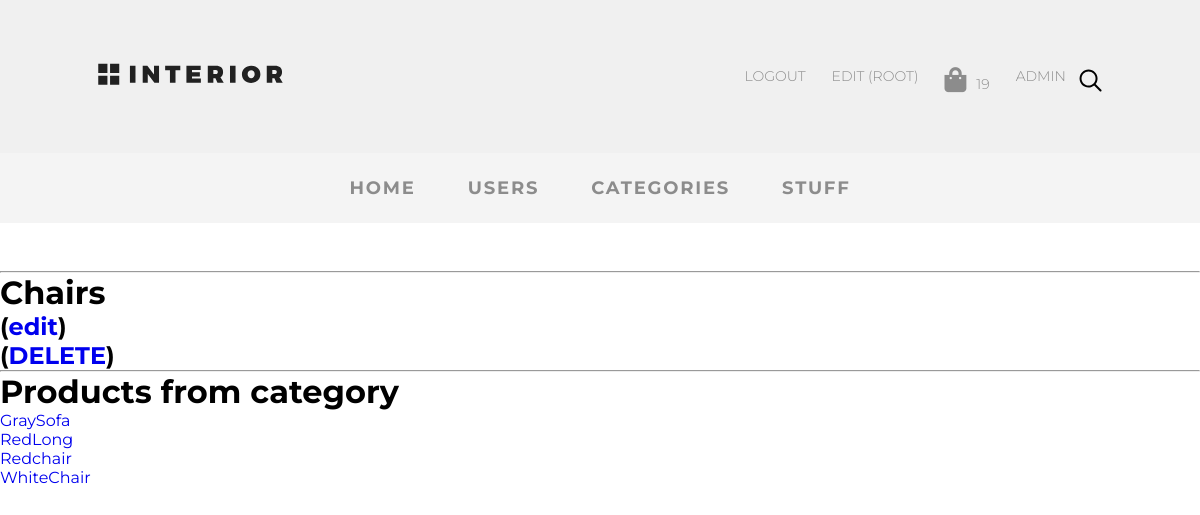
Screenshot of /adminapp/categories/read/1 (signed in) with the database file from the repository.
### authapp/models.py (models this page shows, shortened)
class CustomUser(AbstractUser):
    age = models.PositiveIntegerField(verbose_name='возраст', default=18)
    ava = models.ImageField(upload_to='avatars', verbose_name='аватар',)
    email = models.EmailField(verbose_name='email', blank='True')
    activation_key = models.CharField(max_length=128, blank=True)
    activation_key_expired = models.DateTimeField(default=(now() + timedelta(hours=48)))

### basketapp/models.py (models this page shows, shortened)
class Basket(models.Model):
    _price: float
    _total_qty: int
    _total_price: float
    objects = BasketQuerySet.as_manager()
    user = models.ForeignKey(settings.AUTH_USER_MODEL, on_delete=models.CASCADE, related_name='basket')
    product = models.ForeignKey(Stuff, on_delete=models.CASCADE)
    quantity = models.PositiveIntegerField(verbose_name='Quantity', default=0)
    add_datetime = models.DateTimeField(verbose_name='data', auto_now_add=True)
    @cached_property
    def get_items_cached(self):
        return self.user.basket.select_related()
    @property
    def total_qty(self):
        items = self.get_items_cached
        return sum([x.quantity for x in items])

### mainapp/models.py (models this page shows)
class Category(models.Model):
    name = models.CharField(verbose_name='Категория', max_length=30)

class Stuff(models.Model):
    name = models.CharField(verbose_name='Бренд', max_length=30)
    category = models.ForeignKey(Category, on_delete=models.CASCADE)
    img = models.ImageField(upload_to='stuff', verbose_name='logo')
    description = models.TextField(verbose_name='Description',blank=True)
    price = models.DecimalField(verbose_name='price',max_digits=10, decimal_places=2)
    quantity = models.PositiveIntegerField(verbose_name='qty', default=120)

### adminapp/views/categories.py (the view)
# urls.py: path('categories/read/<int:id>', categories.read,name='categories_read'),
@user_passes_test(lambda u: u.is_superuser)
def read(request:HttpRequest,id):
    title = Category.objects.get(pk=id)
    cat_stuff = Stuff.objects.filter(category__id=id)
    return render(request, 'adminapp/categories/read.html', {'category': cat_stuff,'title':title})

### mainapp/context_processors.py (called while the page is built)
def basket(request:HttpRequest):
    basket = []
    if request.user.is_authenticated:
        basket = Basket.objects.filter(user=request.user)
    return {
        'basket':basket
    }

### adminapp/templates/adminapp/categories/read.html
{% extends 'adminapp/base.html' %}
{% block content %}
<hr>
<h1>{{title.name}}</h1>
<h2>(<a href="{% url 'adminapp:categories_update' title.id%}">edit</a>)</h2>
<h2>(<a href="{% url 'adminapp:categories_delete' title.id%}">DELETE</a>)</h2>
<hr>
<h1>Products from category</h1>
<ul>
    {% for i in category %}
    <li>
        <a href="{% url 'adminapp:products_read' i.id %}">{{i.name}}</a>
    </li>
    {% endfor %}
</ul>
{% endblock %}

### adminapp/templates/adminapp/menu.html (shortened to what this page needs)
{% load static %}
<ul class="menu">
<li class="menu-list">
<a href="{% url 'home' %}"
class="menu-link">
</a>
</li>
    {% if user.is_authenticated %}
    <li class="menu-list">
        <a href="{% url 'auth:logout' %}" class="menu-link">
            Logout
        </a>
    </li>
    <li class="menu-list">
        <a href="{% url 'auth:edit' %}" class="menu-link">
            Edit ({{user.username}})
        </a>
    </li>
    <li class="menu-list"><a href="{%url 'basket:index'%}" class="menu-link"><i class="fas fa-shopping-bag"></i>{{basket.0.total_qty}}</li></a>
    <li class="menu-list">
        <a href="{% url 'adminapp:products' %}" class="menu-link">
            ADMIN
        </a>
    </li>
    {% else %}
    <li class="menu-list"><a href="{% url 'auth:login' %}" class="menu-link">
        Login
    </a></li>
    {% endif %}
    <li class="menu-list search"><img src="{% static 'img/search.svg' %}" alt="search"></li>
                </ul>

### static/style.css (style rules this page uses)
* { margin: 0; padding: 0; }
body { font-family: 'Montserrat', sans-serif; }
a { text-decoration: none; }
.menu { display: flex; margin-top: 57px; margin-bottom: 50px; }
.menu-list { list-style-type: none; }
.menu-link { color: #8c8c8c; font-size: 14px; font-weight: 300; text-transform: uppercase; display: block; padding: 10px 13px; }
.search { display: flex; align-items: center; }
.fa-shopping-bag { font-size:25px; margin-right:10px; }

### rows the page displays
CustomUser: username "ROOT"
Basket: user+quantity "19"
Category: name "Chairs"
Stuff: name "GraySofa"
Stuff: name "RedLong"
Stuff: name "Redchair"
Stuff: name "WhiteChair"
